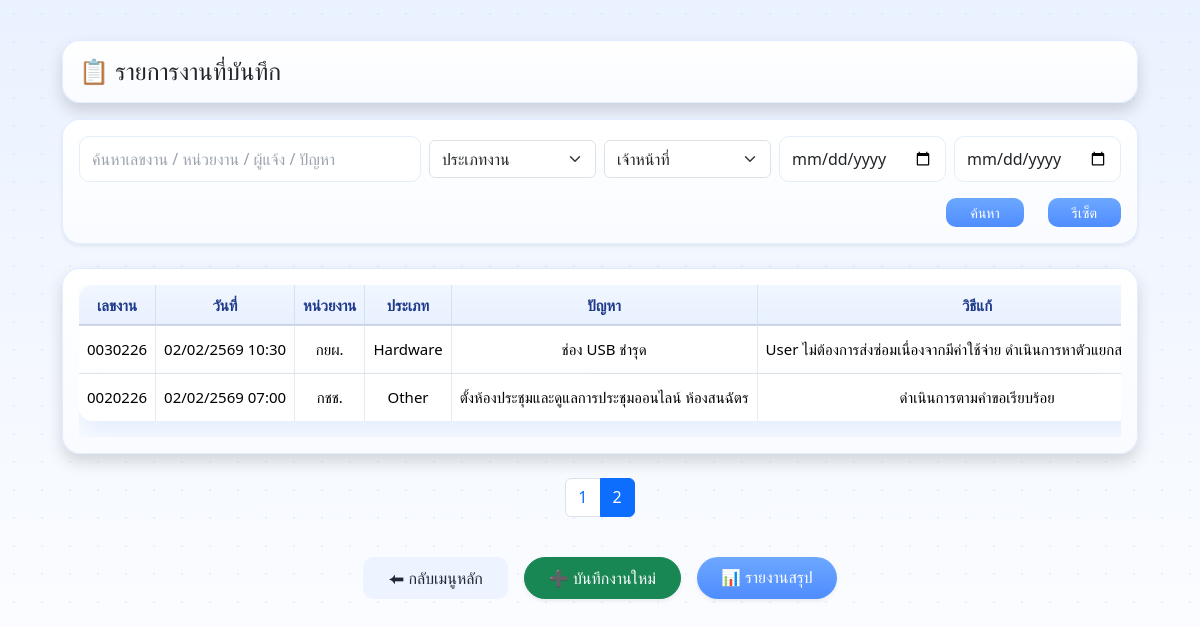
/list?page=2&q=&job_type=&date_from=&date_to=, run on the app's committed database.
### tables this page shows
CREATE TABLE reports (
            id INTEGER PRIMARY KEY AUTOINCREMENT,
            work_no TEXT UNIQUE,
            receive_datetime TEXT,
            department TEXT,
            reporter TEXT,
            job_type TEXT,
            asset_no TEXT,
            problem TEXT,
            solution TEXT,
            completed_datetime TEXT,
            close_note TEXT,
            confirm_name TEXT,
            signature TEXT,
            created_at TEXT
        );

### app.py (the view, shortened to what this page needs)
@app.route("/list")
def list_reports():
    from datetime import datetime
    import math
    PER_PAGE = 15
    page = request.args.get("page", 1, type=int)
    q = request.args.get("q", "").strip()
    job_type = request.args.get("job_type", "")
    staff = request.args.get("staff")          # 👈 รับค่าจาก work_compare
    date_from = request.args.get("date_from", "")
    date_to = request.args.get("date_to", "")
    now = datetime.now()
    conn = sqlite3.connect(DB_NAME)
    cursor = conn.cursor()
    where = "WHERE 1=1"
    params = []
    if job_type:
        where += " AND job_type = ?"
        params.append(job_type)
    if staff:
        where += " AND confirm_name = ?"
        params.append(staff)
    if date_from and date_to:
        where += " AND receive_datetime >= ?"
        params.append(f"{date_from} 00:00")
        where += " AND receive_datetime <= ?"
        params.append(f"{date_to} 23:59")
    else:
        where += " AND receive_datetime IS NOT NULL AND receive_datetime != ''"
        current_year = now.strftime("%Y")
        current_month = now.strftime("%m")
        where += " AND substr(receive_datetime, 1, 4) = ?"
        params.append(current_year)
        where += " AND substr(receive_datetime, 6, 2) = ?"
        params.append(current_month)
    cursor.execute(f"SELECT COUNT(*) FROM reports {where}", params)
    total_rows = cursor.fetchone()[0]
    total_pages = math.ceil(total_rows / PER_PAGE) if total_rows else 1
    if page > total_pages:
        page = total_pages
    if page < 1:
        page = 1
    offset = (page - 1) * PER_PAGE
    cursor.execute(f"""
        SELECT
            id,
            work_no,
            receive_datetime,
            department,
            job_type,
            problem,
            solution,
            reporter
        FROM reports
        {where}
        ORDER BY receive_datetime DESC
        LIMIT ? OFFSET ?
    """, params + [PER_PAGE, offset])
    raw = cursor.fetchall()
    conn.close()
    reports = raw
    return render_template(
        "list.html",
        reports=reports,
        get_department_full=get_department_full,
        format_date_th=format_date_th,
        page=page,
        total_pages=total_pages,
        keyword=q,
        job_type=job_type,
        date_from=date_from,
        date_to=date_to,
        staff=staff,   # 👈 ส่งให้ template ใช้ต่อ
    )

### app.py (called while the page is built)
def get_db():
    conn = sqlite3.connect("report.db")
    conn.row_factory = sqlite3.Row
    return conn

def get_department_full(code):
    conn = get_db()
    cur = conn.cursor()
    cur.execute(
        "SELECT full_name FROM departments WHERE short_name = ?",
        (code,)
    )
    row = cur.fetchone()
    conn.close()
    return row[0] if row else code

def format_date_th(date_str):
    if not date_str:
        return ""
    try:
        dt = datetime.strptime(date_str, "%Y-%m-%d %H:%M")
        year_be = dt.year + 543
        return f"{dt.day:02d}/{dt.month:02d}/{year_be} {dt.strftime('%H:%M')}"
    except:
        return ""

### templates/list.html (shortened to what this page needs)
<!DOCTYPE html>
<html lang="th">
<head>
    <link href="https://cdn.jsdelivr.net/npm/bootstrap@5.3.2/dist/css/bootstrap.min.css" rel="stylesheet">
    <link rel="stylesheet" href="/static/theme.css">
</head>
<body>
<div class="container mt-2 mb-5">
    <div class="card shadow mb-3">
        <div class="card-body py-3">
            <h4 class="mb-0">📋 รายการงานที่บันทึก</h4>
        </div>
    </div>
    <div class="card shadow-sm mb-4">
        <div class="card-body py-3">
            <form method="get">
                <div class="row g-2 align-items-center">
                    <div class="col-lg-4">
                        <input type="text"
                            name="q"
                            class="form-control"
                            placeholder="ค้นหาเลขงาน / หน่วยงาน / ผู้แจ้ง / ปัญหา"
                            value="{{ keyword }}">
                    </div>
                    <div class="col-lg-2">
                        <select name="job_type" class="form-select">
                            <option value="">ประเภทงาน</option>
                        </select>
                    </div>
                    <div class="col-lg-2">
                        <select name="staff" class="form-select">
                            <option value="">เจ้าหน้าที่</option>
                        </select>
                    </div>
                    <div class="col-lg-2">
                        <input type="date"
                            name="date_from"
                            class="form-control"
                            value="{{ date_from }}">
                    </div>
                    <div class="col-lg-2">
                        <input type="date"
                            name="date_to"
                            class="form-control"
                            value="{{ date_to }}">
                    </div>
                </div>
                <div class="d-flex justify-content-end gap-4 mt-3">
                    <button type="submit" class="btn btn-primary btn-sm px-4">
                        ค้นหา
                    </button>
                    <a href="/list" class="btn btn-primary btn-sm px-4">
                        รีเซ็ต
                    </a>
                </div>
            </form>
        </div>
    </div>
    <div class="card shadow">
        <div class="card-body pt-3">
            <div class="table-responsive">
                <table class="table table-hover align-middle">
                    <thead class="table-light">
                        <tr>
                            <th>เลขงาน</th>
                            <th>วันที่</th>
                            <th>หน่วยงาน</th>
                            <th>ประเภท</th>
                            <th>ปัญหา</th>
                            <th>วิธีแก้</th>
                        </tr>
                    </thead>
                    <tbody>
                        {% for r in reports %}
                        <tr>
                            <td>{{ r[1] }}</td>
                            <td>{{ format_date_th(r[2]) }}</td>
                            <td title="{{ get_department_full(r[3]) }}">
                                {{ r[3] }}
                            </td>
                            <td>{{ r[4] }}</td>
                            <td>{{ r[5] }}</td>
                            <td>{{ r[6] }}</td>
                        </tr>
                        {% endfor %}
                    </tbody>
                </table>
            </div>
        </div>
    </div>
    {% if total_pages > 1 %}
    <div class="d-flex justify-content-center my-4">
    <nav>
        <ul class="pagination">
        {% for p in range(1, total_pages + 1) %}
            {% if p == page %}
            <li class="page-item active">
                <span class="page-link">{{ p }}</span>
            </li>
            {% else %}
            <li class="page-item">
                <a class="page-link"
                href="{{ url_for(
                    'list_reports',
                    page=p,
                    q=keyword,
                    job_type=job_type,
                    date_from=date_from,
                    date_to=date_to,
                    staff=staff
                ) }}">
                {{ p }}
                </a>
            </li>
            {% endif %}
        {% endfor %}
        </ul>
    </nav>
    </div>
    {% endif %}
    <div class="d-flex justify-content-center gap-3 my-4">
        <a href="/" class="btn btn-secondary px-4 py-2">
            ⬅ กลับเมนูหลัก
        </a>
        <a href="/report"
        class="btn btn-success px-4 py-2 rounded-pill shadow-sm">
            ➕ บันทึกงานใหม่
        </a>
        <a href="/report-summary"
        class="btn btn-primary px-4 py-2 rounded-pill shadow-sm">
            📊 รายงานสรุป
        </a>
    </div>
</div>
</body>
</html>

### static/theme.css (style rules this page uses)
:root { --primary: #6CA8FF; --bg: #F5F9FF; --card: #FFFFFF; --border: #E6EDFA; --text-main: #1F2937; --text-muted: #94A3B8; }
body { background-color: var(--bg); color: var(--text-main); font-family: "Segoe UI", Tahoma, sans-serif; }
.card { background: var(--card); border-radius: 16px; border: 1px solid var(--border); box-shadow: 0 20px 40px rgba(108,168,255,.12); }
.btn-primary { background: var(--primary); border-color: var(--primary); border-radius: 10px; }
.btn-secondary { background: #EEF4FF; border-color: #EEF4FF; color: var(--text-main); border-radius: 10px; }
.table tbody tr:not(:last-child) td, .table tbody tr:not(:last-child) th { border-bottom: 1px solid rgba(148, 163, 184, 0.28); }
.table th, .table td { white-space: nowrap; vertical-align: middle; }
.table th:not(:last-child), .table td:not(:last-child) { border-right: 1px solid rgba(148, 163, 184, 0.22); }
.table th, .table td { text-align: center; vertical-align: middle; }
body { background: linear-gradient( 180deg, #eaf2ff 0%, #f4f8ff 45%, #ffffff 100% ); min-height: 100vh; font-size: 15px; line-height: 1.6; color: #1f2937; }
body::before { content: ""; position: fixed; inset: 0; background-image: radial-gradient(rgba(108,168,255,0.12) 1px, transparent 1px); background-size: 28px 28px; pointer-events: none; z-index: -1; }
.container { max-width: 1100px; padding-top: 32px; padding-bottom: 48px; }
.form-control, textarea { border-radius: 10px; border-color: var(--border); padding: 10px 12px; }
.form-control::placeholder { color: #9ca3af; }
.btn { transition: all .2s ease; }
.btn-primary { background: linear-gradient(180deg, #6ca8ff, #4f8cff); border: none; }
.section-box, .card, .table-box { background: linear-gradient( 180deg, #ffffff 0%, #f9fbff 100% ); border-radius: 18px; border: 1px solid rgba(108, 168, 255, 0.18); box-shadow: 0 18px 40px rgba(59, 130, 246, 0.12); }
.table { border-collapse: separate; border-spacing: 0; border-radius: 14px; overflow: hidden; background: #ffffff; }
.table thead th { background: transparent; color: #1e3a8a; font-weight: 600; border-bottom: 1px solid rgba(148, 163, 184, 0.35); }
.table th, .table td { text-align: center; vertical-align: middle; border: none; }
.table tbody tr:not(:last-child) td { border-bottom: 1px solid rgba(148, 163, 184, 0.28); }
body { font-family: "Prompt", "Segoe UI", Tahoma, sans-serif; }
.table-responsive { overflow: visible; }
.table thead th { position: sticky; top: 0; z-index: 10; background: linear-gradient( 180deg, #f1f7ff 0%, #e8f0ff 100% ); box-shadow: inset 0 -1px 0 rgba(148,163,184,0.4); }
.card-body { padding-top: 1rem; }

### templates/list.html (style rules this page uses)
body { background: linear-gradient( 180deg, #eaf2ff 0%, #f4f8ff 45%, #ffffff 100% ); }
.card { background: linear-gradient( 180deg, #ffffff 0%, #f9fbff 100% ); border-radius: 18px; border: 1px solid rgba(108,168,255,0.18); box-shadow: 0 18px 40px rgba(59,130,246,0.12); }
.table th { background: #f1f6ff; color: #1e3a8a; font-weight: 600; }
.table td { vertical-align: middle; }
.table th, .table td { text-align: center; vertical-align: middle; }
.table tbody tr { background: #ffffff; box-shadow: 0 6px 16px rgba(59,130,246,0.10); border-radius: 12px; }
.table { border-collapse: separate; border-spacing: 0; border-radius: 14px; box-shadow: 0 10px 24px rgba(59,130,246,0.12); }
.table thead th:first-child { border-top-left-radius: 14px; }
.table-responsive { overflow-x: auto; -webkit-overflow-scrolling: touch; }

### data on the page
reports: work_no "0030226", receive_datetime "02/02/2569 10:30", department "กยผ.", job_type "Hardware", problem "ช่อง USB ชำรุด", solution "User ไม่ต้องการส่งซ่อมเนื่องจากมีค่าใช้จ่าย…"
reports: work_no "0020226", receive_datetime "02/02/2569 07:00", department "กชช.", job_type "Other", problem "ตั้งห้องประชุมและดูแลการประชุมออนไลน์ ห้องสนฉัตร", solution "ดำเนินการตามคำขอเรียบร้อย"

### other printed values
{{ p }} "1"
{{ p }} "2"
